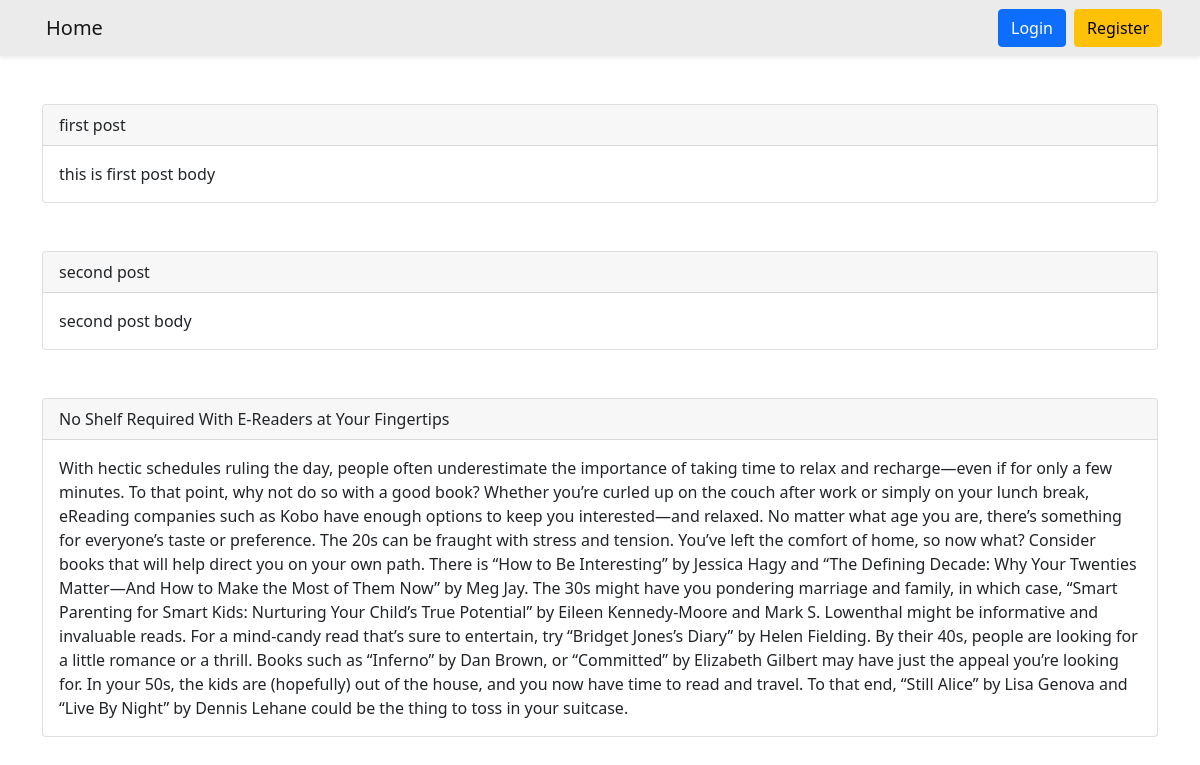
The page / on the database its author committed.
### Blog/models.py (models this page shows, shortened)
class Blog(models.Model):
    title = models.CharField(max_length=200)
    body = models.TextField()
    created_at = models.DateTimeField(auto_now_add=True)

### Blog/views.py (the view)
# urls.py: path('', HomeView.as_view(), name='home'),
class HomeView(TemplateView):
    template_name = 'Blog/Home.html'
    def get_context_data(self, **kwargs):
        context = super().get_context_data()
        context['data'] = Blog.objects.all()
        return context

### templates/Blog/Home.html
{% extends 'Base/Base.html' %}
{% block body %}
    {% for value in data %}
        <div class="card">
            <div class="card-header">
                {{ value.title }}
            </div>
            <div class="card-body">
                {{ value.body }}
            </div>
        </div>
        <br><br>
    {% endfor %}
{% endblock %}

### rows shown on the page
Blog: title "first post", body "this is first post body"
Blog: title "second post", body "second post body"
Blog: title "No Shelf Required With E-Readers at Your Fingertips", body "With hectic schedules ruling the day, people often underestimate the importance of taking time to relax and recharge—even if for only a few minutes. To that point, why not do so with a good book? Whether you’re curled up on the couch after work or simply on your lunch break, eReading companies such as Kobo have enough options to keep you interested—and relaxed. No matter what age you are, there’s something for everyone’s taste or preference. The 20s can be fraught with stress and tension. You’ve left the comfort of home, so now what? Consider books that will help direct you on your own path. There is “How to Be Interesting” by Jessica Hagy and “The Defining Decade: Why Your Twenties…"
